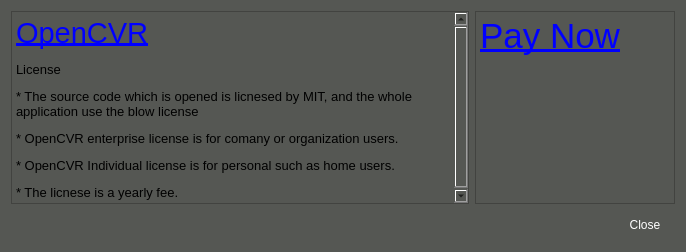
<?xml version="1.0" encoding="UTF-8"?>
<ui version="4.0">
 <class>VSCAbout</class>
 <widget class="QDialog" name="VSCAbout">
  <property name="geometry">
   <rect>
    <x>0</x>
    <y>0</y>
    <width>686</width>
    <height>252</height>
   </rect>
  </property>
  <property name="windowTitle">
   <string>User</string>
  </property>
  <property name="windowIcon">
   <iconset resource="vscmainwindows.qrc">
    <normaloff>:/logo/resources/vscsmall.png</normaloff>:/logo/resources/vscsmall.png</iconset>
  </property>
  <property name="styleSheet">
   <string notr="true">background-color: rgb(85, 87, 83);</string>
  </property>
  <property name="modal">
   <bool>true</bool>
  </property>
  <layout class="QVBoxLayout" name="verticalLayout">
   <item>
    <layout class="QHBoxLayout" name="horizontalLayout">
     <item>
      <widget class="QTextBrowser" name="textBrowser">
       <property name="html">
        <string>&lt;!DOCTYPE HTML PUBLIC &quot;-//W3C//DTD HTML 4.0//EN&quot; &quot;http://www.w3.org/TR/REC-html40/strict.dtd&quot;&gt;
&lt;html&gt;&lt;head&gt;&lt;meta name=&quot;qrichtext&quot; content=&quot;1&quot; /&gt;&lt;style type=&quot;text/css&quot;&gt;
p, li { white-space: pre-wrap; }
&lt;/style&gt;&lt;/head&gt;&lt;body style=&quot; font-family:'MS Shell Dlg 2'; font-size:8.25pt; font-weight:400; font-style:normal;&quot;&gt;
&lt;p style=&quot; margin-top:12px; margin-bottom:12px; margin-left:0px; margin-right:0px; -qt-block-indent:0; text-indent:0px;&quot;&gt;&lt;a href=&quot;https://github.com/xsmart/opencvr&quot;&gt;&lt;span style=&quot; font-size:22pt; text-decoration: underline; color:#0000ff;&quot;&gt;OpenCVR&lt;/span&gt;&lt;/a&gt;&lt;/p&gt;
&lt;p style=&quot; margin-top:12px; margin-bottom:12px; margin-left:0px; margin-right:0px; -qt-block-indent:0; text-indent:0px;&quot;&gt;&lt;span style=&quot; font-size:10pt;&quot;&gt;License &lt;/span&gt;&lt;/p&gt;
&lt;p style=&quot; margin-top:12px; margin-bottom:12px; margin-left:0px; margin-right:0px; -qt-block-indent:0; text-indent:0px;&quot;&gt;&lt;span style=&quot; font-size:10pt;&quot;&gt;* The source code which is opened is licnesed by MIT, and the whole application use the blow license&lt;/span&gt;&lt;/p&gt;
&lt;p style=&quot; margin-top:12px; margin-bottom:12px; margin-left:0px; margin-right:0px; -qt-block-indent:0; text-indent:0px;&quot;&gt;&lt;span style=&quot; font-size:10pt;&quot;&gt;* OpenCVR enterprise license is for comany or organization users. &lt;/span&gt;&lt;/p&gt;
&lt;p style=&quot; margin-top:12px; margin-bottom:12px; margin-left:0px; margin-right:0px; -qt-block-indent:0; text-indent:0px;&quot;&gt;&lt;span style=&quot; font-size:10pt;&quot;&gt;* OpenCVR Individual license is for personal such as home users.&lt;/span&gt;&lt;/p&gt;
&lt;p style=&quot; margin-top:12px; margin-bottom:12px; margin-left:0px; margin-right:0px; -qt-block-indent:0; text-indent:0px;&quot;&gt;&lt;span style=&quot; font-size:10pt;&quot;&gt;* The licnese is a yearly fee.&lt;/span&gt;&lt;/p&gt;&lt;/body&gt;&lt;/html&gt;</string>
       </property>
      </widget>
     </item>
     <item>
      <widget class="QTextBrowser" name="textBrowser_2">
       <property name="maximumSize">
        <size>
         <width>200</width>
         <height>16777215</height>
        </size>
       </property>
       <property name="html">
        <string>&lt;!DOCTYPE HTML PUBLIC &quot;-//W3C//DTD HTML 4.0//EN&quot; &quot;http://www.w3.org/TR/REC-html40/strict.dtd&quot;&gt;
&lt;html&gt;&lt;head&gt;&lt;meta name=&quot;qrichtext&quot; content=&quot;1&quot; /&gt;&lt;style type=&quot;text/css&quot;&gt;
p, li { white-space: pre-wrap; }
&lt;/style&gt;&lt;/head&gt;&lt;body style=&quot; font-family:'MS Shell Dlg 2'; font-size:8.25pt; font-weight:400; font-style:normal;&quot;&gt;
&lt;p style=&quot; margin-top:0px; margin-bottom:0px; margin-left:0px; margin-right:0px; -qt-block-indent:0; text-indent:0px;&quot;&gt;&lt;a href=&quot;http://veyesys.com/&quot;&gt;&lt;span style=&quot; font-size:26pt; text-decoration: underline; color:#0000ff;&quot;&gt;Pay Now&lt;/span&gt;&lt;/a&gt;&lt;/p&gt;&lt;/body&gt;&lt;/html&gt;</string>
       </property>
      </widget>
     </item>
    </layout>
   </item>
   <item>
    <layout class="QHBoxLayout" name="_2">
     <property name="spacing">
      <number>6</number>
     </property>
     <property name="leftMargin">
      <number>0</number>
     </property>
     <property name="topMargin">
      <number>0</number>
     </property>
     <property name="rightMargin">
      <number>0</number>
     </property>
     <property name="bottomMargin">
      <number>0</number>
     </property>
     <item>
      <spacer>
       <property name="orientation">
        <enum>Qt::Horizontal</enum>
       </property>
       <property name="sizeHint" stdset="0">
        <size>
         <width>131</width>
         <height>31</height>
        </size>
       </property>
      </spacer>
     </item>
     <item>
      <widget class="QPushButton" name="pbCancel">
       <property name="minimumSize">
        <size>
         <width>60</width>
         <height>30</height>
        </size>
       </property>
       <property name="maximumSize">
        <size>
         <width>60</width>
         <height>30</height>
        </size>
       </property>
       <property name="autoFillBackground">
        <bool>false</bool>
       </property>
       <property name="styleSheet">
        <string notr="true">QPushButton { 
border:none;
color:white;
background-image: url(:/action/resources/button.png);}
QPushButton:hover {
	background-image: url(:/action/resources/buttonpress.png);}
QPushButton:pressed {
	background-image: url(:/action/resources/button.png);}</string>
       </property>
       <property name="text">
        <string>Close</string>
       </property>
      </widget>
     </item>
    </layout>
   </item>
  </layout>
 </widget>
 <resources>
  <include location="vscmainwindows.qrc"/>
 </resources>
 <connections>
  <connection>
   <sender>pbCancel</sender>
   <signal>clicked()</signal>
   <receiver>VSCAbout</receiver>
   <slot>reject()</slot>
   <hints>
    <hint type="sourcelabel">
     <x>369</x>
     <y>253</y>
    </hint>
    <hint type="destinationlabel">
     <x>179</x>
     <y>282</y>
    </hint>
   </hints>
  </connection>
 </connections>
</ui>
